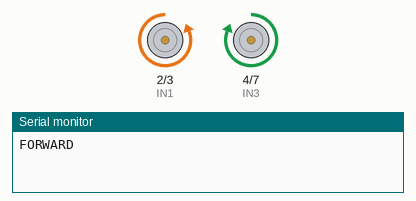
The sketch below on a simulated Arduino Uno, built with avr-gcc and run on an emulated ATmega328P. Parts: motor-driver pin pairs drawn as motors (green arrow = first pin HIGH = forward, orange = second pin HIGH = backward, longer = more drive, scaled by the enable pin), the last lines printed to the serial monitor.

Above: at 2.7 s.
At 5.2 s:
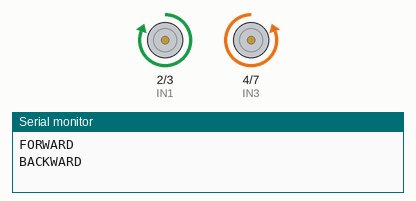
At 7.7 s:
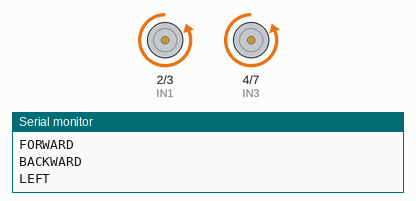
At 10.2 s:
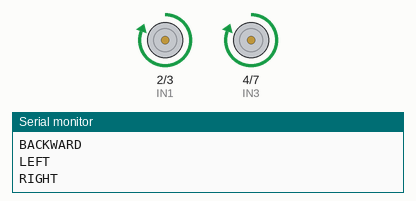
Timing chart, 0 to 15.0 s (numbered marks = the images above):
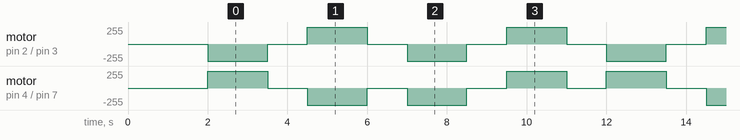

The sketch:

motor_test.ino
```cpp
// IDA motor test: no remote, no sensor, no servo.
// Repeats forward, backward, left, right for 1.5 s each with a pause
// between, and prints each step on the Serial Monitor (115200).
// Same L298N pins and same motor code as IDA.ino.

const int ENA = 5;  // Motor R
const int IN1 = 2;
const int IN2 = 3;

const int ENB = 6;  // Motor L
const int IN3 = 4;
const int IN4 = 7;

const int SPEED = 255;

void setup() {
  Serial.begin(115200);
  pinMode(IN1, OUTPUT); pinMode(IN2, OUTPUT); pinMode(ENA, OUTPUT);
  pinMode(IN3, OUTPUT); pinMode(IN4, OUTPUT); pinMode(ENB, OUTPUT);
  stopMotors();
  delay(2000);
}

void loop() {
  Serial.println("FORWARD");  drive(LOW,  HIGH, HIGH, LOW);
  Serial.println("BACKWARD"); drive(HIGH, LOW,  LOW,  HIGH);
  Serial.println("LEFT");     drive(LOW,  HIGH, LOW,  HIGH);
  Serial.println("RIGHT");    drive(HIGH, LOW,  HIGH, LOW);
}

void drive(int in1, int in2, int in3, int in4) {
  analogWrite(ENA, SPEED); analogWrite(ENB, SPEED);
  digitalWrite(IN1, in1); digitalWrite(IN2, in2);
  digitalWrite(IN3, in3); digitalWrite(IN4, in4);
  delay(1500);
  stopMotors();
  delay(1000);
}

void stopMotors() {
  digitalWrite(ENA, LOW); digitalWrite(ENB, LOW);
  digitalWrite(IN1, LOW); digitalWrite(IN2, LOW);
  digitalWrite(IN3, LOW); digitalWrite(IN4, LOW);
}
```

Measured:
- by itself, motor on pin 2 (IN1) / pin 3 (IN2): repeats every 5.0 s: stopped 1.0 s, forward 255/255 1.5 s, stopped 1.0 s, backward 255/255 1.5 s
- by itself, motor on pin 4 (IN3) / pin 7 (IN4): repeats every 10.0 s: 2 × (stopped 1.0 s, backward 255/255 1.5 s), 2 × (stopped 1.0 s, forward 255/255 1.5 s)
